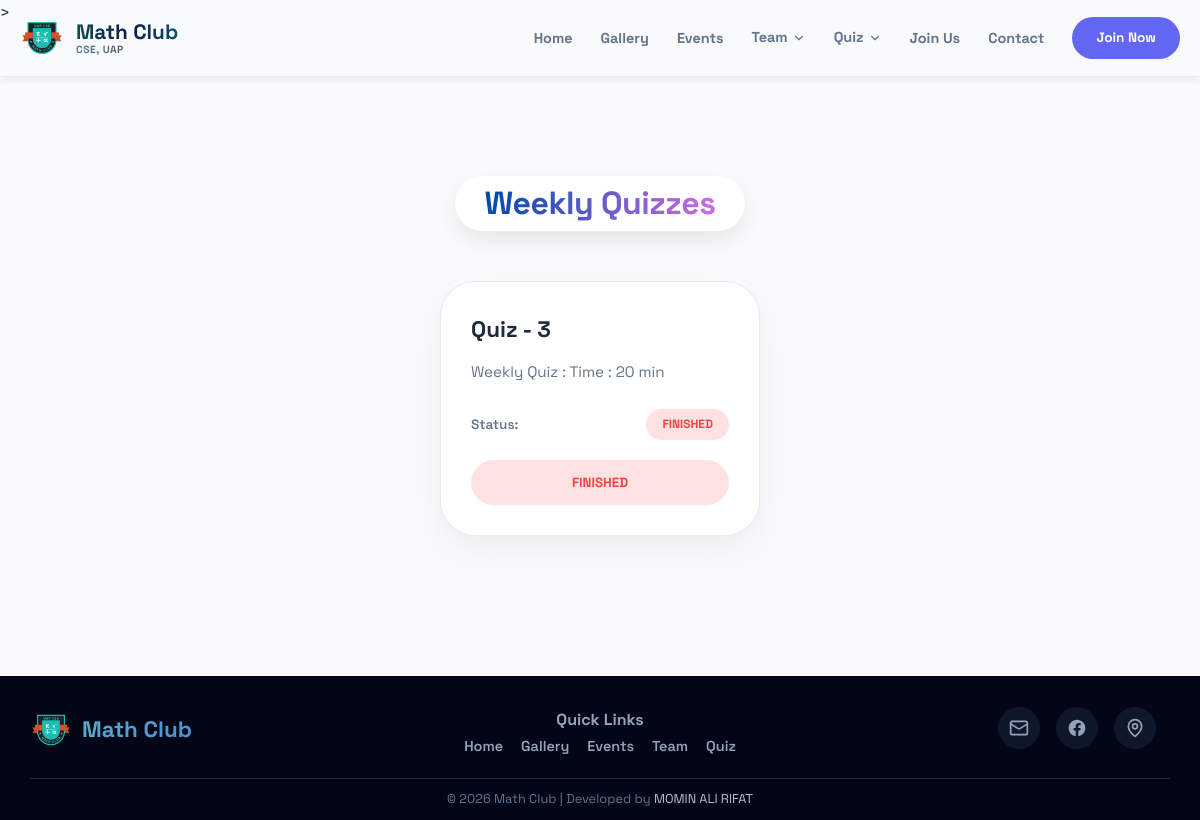
The app's page /quiz/ with its own data.
### quiz_app/models.py (models this page shows, shortened)
class Quiz(models.Model):
    title = models.CharField(max_length=255)
    description = models.TextField()
    start_time = models.DateTimeField()
    end_time = models.DateTimeField()
    is_published = models.BooleanField(default=False)
    class Meta:
        verbose_name_plural = "Quizzes"
    @property
    def status(self):
        now = timezone.now()
        if now < self.start_time:
            return "UPCOMING"
        elif self.start_time <= now <= self.end_time:
            return "RUNNING"
        else:
            return "FINISHED"

### quiz_app/views.py (the view)
# urls.py: path('', views.quiz_list, name='quiz'),
def quiz_list(request):
    quizzes = Quiz.objects.filter(is_published=True).order_by('-start_time')
    return render(request, 'quiz_app/quiz.html', {'quizzes': quizzes})

### quiz_app/templates/quiz_app/quiz.html (shortened to what this page needs)
{% extends 'base.html' %}
{% load static %}
{% block extra_css %}
  <link rel="stylesheet" href="https://cdn.jsdelivr.net/npm/katex@0.16.8/dist/katex.min.css" />
{% endblock %}
{% block content %}
  <div class="quiz-portal-container" style="text-align: center;">
    <div class="header-oval-box">
      <h2 class="portal-title">Weekly Quizzes</h2>
    </div>
    <div class="quiz-grid">
      {% for quiz in quizzes %}
        <div class="quiz-card" style="text-align: left;">
          <h3>{{ quiz.title }}</h3>
          <p class="quiz-desc">{{ quiz.description|truncatewords:15 }}</p>
          <div style="display: flex; justify-content: space-between; align-items: center;">
            <span style="font-size: 0.85rem; color: var(--gray); font-weight: 600;">Status:</span>
            <span class="status-badge"
              style="background: {% if quiz.status == 'RUNNING' %}
                #dcfce7
              {% else %}
                #fee2e2
              {% endif %};
                     color: {% if quiz.status == 'RUNNING' %}
                var(--success)
              {% else %}
                var(--danger)
              {% endif %};">
              {{ quiz.status }}
            </span>
          </div>
          {% if quiz.status == 'RUNNING' %}
            <a href="{% url 'take_quiz' quiz.id %}" class="btn-quiz">Participate Now</a>
          {% elif quiz.status == 'FINISHED' %}
            <button class="btn-disabled" disabled style="color: #ef4444; background: #fee2e2;">FINISHED</button>
          {% else %}
            <button class="btn-disabled" disabled>Upcoming</button>
          {% endif %}
        </div>
      {% endfor %}
    </div>
  </div>
{% endblock %}

### static/css/global.css (style rules this page uses)
:root { --primary: #4f46e5; --primary-light: #818cf8; --primary-dark: #4338ca; --dark: #0f172a; --light: #f8fafc; --white: #ffffff; --gray: #64748b; --border: #e2e8f0; --radius: 20px; --radius-lg: 32px; --shadow: 0 10px 40px -10px rgba(79, 70, 229, 0.15); --shadow-lg: 0 20px 60px -20px rgba(0, 0, 0, 0.1); --shadow-card: 0 10px 30px rgba(0, 0, 0, 0.05); }
* { margin: 0; padding: 0; box-sizing: border-box; font-family: 'Space Grotesk', sans-serif; }
body { line-height: 1.6; color: var(--dark); background: var(--light); overflow-x: hidden; }
html, body { margin: 0; padding: 0; overflow-x: hidden; }

### quiz_app/templates/quiz_app/quiz.html (style rules this page uses)
:root { --primary: #6366f1; --success: #22c55e; --danger: #ef4444; --dark: #1e293b; --gray: #64748b; --bg: #f8fafc; }
body { background-color: var(--bg); display: flex; flex-direction: column; min-height: 100vh; }
.quiz-portal-container { flex: 1; padding: 150px 20px 80px; max-width: 1100px; margin: 0 auto; }
.header-oval-box { background: white; color: white; padding: 2px 30px; border-radius: 100px; display: inline-block; margin-bottom: 50px; box-shadow: 0 10px 20px rgba(165, 158, 158, 0.2); }
.portal-title { background: linear-gradient(90deg, #004aad, #cb6ce6); -webkit-background-clip: text; -webkit-text-fill-color: transparent; background-clip: text; font-size: 2rem; font-weight: 800; margin: 0; letter-spacing: -0.5px; }
.quiz-grid { display: grid; grid-template-columns: repeat(auto-fit, minmax(280px, 320px)); gap: 35px; justify-content: center; margin-bottom: 60px; }
.quiz-card { background: white; padding: 30px; border-radius: 35px; box-shadow: 0 15px 35px rgba(0, 0, 0, 0.05); border: 1px solid rgba(226, 232, 240, 0.8); transition: all 0.4s ease; display: flex; flex-direction: column; height: 100%; }
.quiz-card h3 { font-size: 1.4rem; margin-bottom: 12px; color: var(--dark); font-weight: 800; }
.quiz-desc { font-size: 0.95rem; color: var(--gray); line-height: 1.6; margin-bottom: 25px; flex-grow: 1; }
.status-badge { padding: 6px 16px; border-radius: 100px; font-size: 0.75rem; font-weight: 700; text-transform: uppercase; }
.btn-disabled { width: 100%; background: #f1f5f9; color: #94a3b8; padding: 14px; border-radius: 25px; border: none; margin-top: 20px; font-weight: 700; }

### records on screen
Quiz: title "Quiz - 3", description "Weekly Quiz : Time : 20 min", status "FINISHED"
